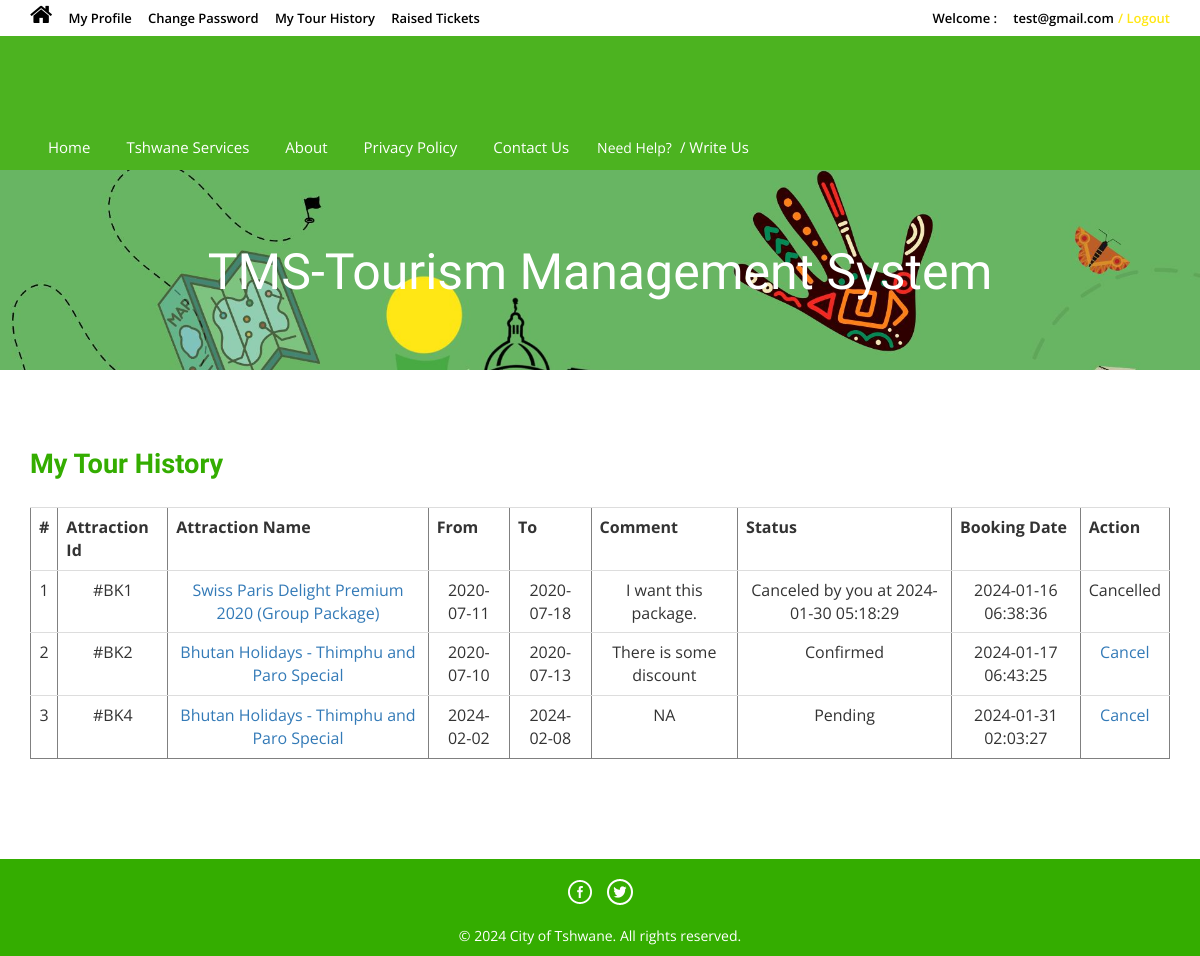
Page /tour-history.php (signed in) on the earlier database version.
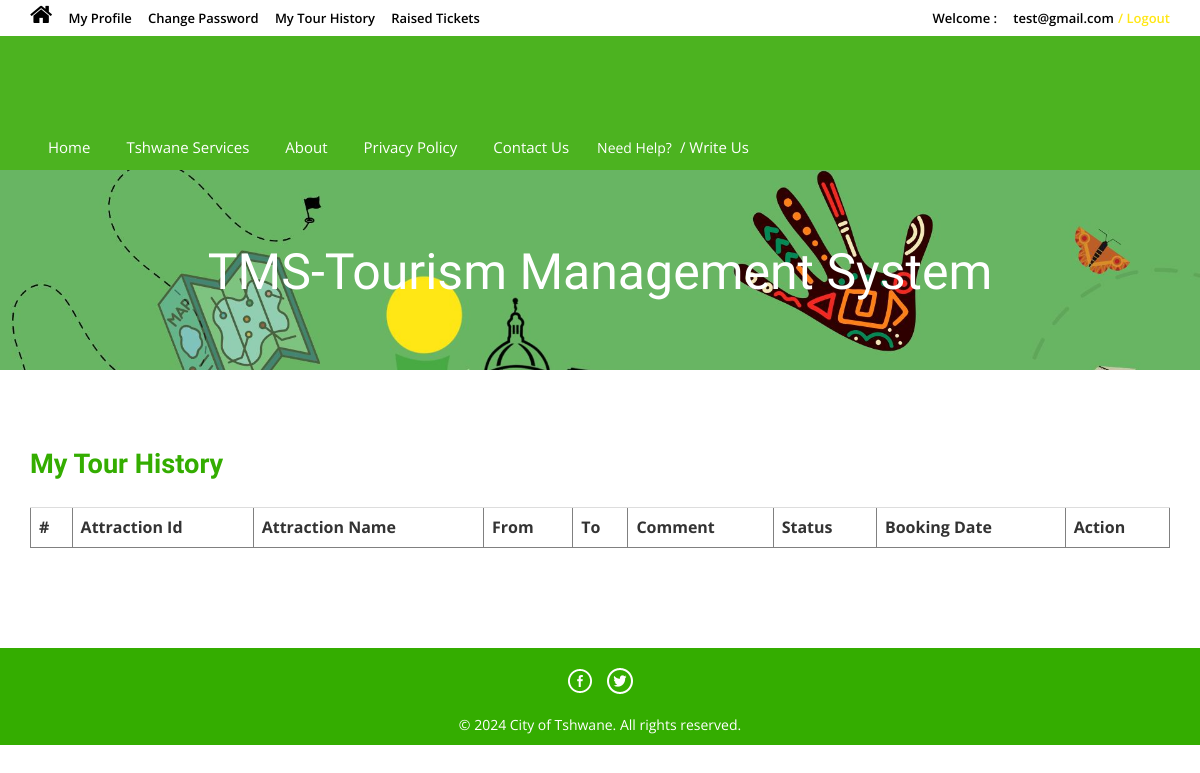
Same page on the later database version.
### tables this page shows
CREATE TABLE `tblbooking` (
  `BookingId` int(11) NOT NULL,
  `PackageId` int(11) DEFAULT NULL,
  `UserEmail` varchar(100) DEFAULT NULL,
  `FromDate` varchar(100) DEFAULT NULL,
  `ToDate` varchar(100) DEFAULT NULL,
  `Comment` mediumtext DEFAULT NULL,
  `RegDate` timestamp NULL DEFAULT current_timestamp(),
  `status` int(11) DEFAULT NULL,
  `CancelledBy` varchar(5) DEFAULT NULL,
  `UpdationDate` timestamp NULL DEFAULT NULL ON UPDATE current_timestamp()
);

CREATE TABLE `tbltourpackages` (
  `PackageId` int(11) NOT NULL,
  `PackageName` varchar(200) DEFAULT NULL,
  `PackageType` varchar(150) DEFAULT NULL,
  `PackageLocation` varchar(100) DEFAULT NULL,
  `PackagePrice` int(11) DEFAULT NULL,
  `PackageFetures` varchar(255) DEFAULT NULL,
  `PackageDetails` mediumtext DEFAULT NULL,
  `PackageImage` varchar(100) DEFAULT NULL,
  `Creationdate` timestamp NULL DEFAULT current_timestamp(),
  `UpdationDate` timestamp NULL DEFAULT NULL ON UPDATE current_timestamp(),
  `GoogleStreet` varchar(255) DEFAULT NULL
);

### tour-history.php (the view, shortened to what this page needs)
<?php
include('includes/config.php');
if(strlen($_SESSION['login'])==0)
	{
header('location:index.php');
}
else{
?>
<!DOCTYPE HTML>
<html>
<head>
<link href="css/bootstrap.css" rel='stylesheet' type='text/css' />
<link href="css/style.css" rel='stylesheet' type='text/css' />
<link href="css/font-awesome.css" rel="stylesheet">
<link href="css/animate.css" rel="stylesheet" type="text/css" media="all">
</head>
<body>
<div class="top-header">
<?php include('includes/header.php');?>
<div class="banner-1 ">
	<div class="container">
		<h1 class="wow zoomIn animated animated" data-wow-delay=".5s" style="visibility: visible; animation-delay: 0.5s; animation-name: zoomIn;">TMS-Tourism Management System</h1>
	</div>
</div>
<div class="privacy">
	<div class="container">
		<h3 class="wow fadeInDown animated animated" data-wow-delay=".5s" style="visibility: visible; animation-delay: 0.5s; animation-name: fadeInDown;">My Tour History</h3>
		<form name="chngpwd" method="post" onSubmit="return valid();">
	<p>
	<table border="1" width="100%" class="table">
<tr align="center">
<th>#</th>
<th>Attraction Id</th>
<th>Attraction Name</th>
<th>From</th>
<th>To</th>
<th>Comment</th>
<th>Status</th>
<th>Booking Date</th>
<th>Action</th>
</tr>
<?php
$uemail=$_SESSION['login'];;
$sql = "SELECT tblbooking.BookingId as bookid,tblbooking.PackageId as pkgid,tbltourpackages.PackageName as packagename,tblbooking.FromDate as fromdate,tblbooking.ToDate as todate,tblbooking.Comment as comment,tblbooking.status as status,tblbooking.RegDate as regdate,tblbooking.CancelledBy as cancelby,tblbooking.UpdationDate as upddate from tblbooking join tbltourpackages on tbltourpackages.PackageId=tblbooking.PackageId where UserEmail=:uemail";
$query = $dbh->prepare($sql);
$query -> bindParam(':uemail', $uemail, PDO::PARAM_STR);
$query->execute();
$results=$query->fetchAll(PDO::FETCH_OBJ);
$cnt=1;
if($query->rowCount() > 0)
{
foreach($results as $result)
{	?>
<tr align="center">
<td><?php echo htmlentities($cnt);?></td>
<td>#BK<?php echo htmlentities($result->bookid);?></td>
<td><a href="package-details.php?pkgid=<?php echo htmlentities($result->pkgid);?>"><?php echo htmlentities($result->packagename);?></a></td>
<td><?php echo htmlentities($result->fromdate);?></td>
<td><?php echo htmlentities($result->todate);?></td>
<td><?php echo htmlentities($result->comment);?></td>
<td><?php if($result->status==0)
{
echo "Pending";
}
if($result->status==1)
{
echo "Confirmed";
}
if($result->status==2 and  $result->cancelby=='u')
{
echo "Canceled by you at " .$result->upddate;
}
?></td>
<td><?php echo htmlentities($result->regdate);?></td>
<?php if($result->status==2)
{
	?><td>Cancelled</td>
<?php } else {?>
<td><a href="tour-history.php?bkid=<?php echo htmlentities($result->bookid);?>" onclick="return confirm('Do you really want to cancel booking')" >Cancel</a></td>
<?php }?>
</tr>
<?php $cnt=$cnt+1; }} ?>
	</table>
			</p>
			</form>
	</div>
</div>
<?php include('includes/footer.php');?>
</body>
</html>
<?php } ?>

Differences in the rows shown:
removed tblbooking: BookingId "1", PackageId.PackageName "Swiss Paris Delight Premium 2020 (Group Package)", FromDate "2020-07-11", ToDate "2020-07-18", Comment "I want this package.", UpdationDate "2024-01-30 05:18:29", RegDate "2024-01-16 06:38:36", status "Cancelled"
removed tblbooking: BookingId "2", PackageId.PackageName "Bhutan Holidays - Thimphu and Paro Special", FromDate "2020-07-10", ToDate "2020-07-13", Comment "There is some discount", status "Confirmed", RegDate "2024-01-17 06:43:25"
removed tblbooking: BookingId "4", PackageId.PackageName "Bhutan Holidays - Thimphu and Paro Special", FromDate "2024-02-02", ToDate "2024-02-08", Comment "NA", status "Pending", RegDate "2024-01-31 02:03:27"
